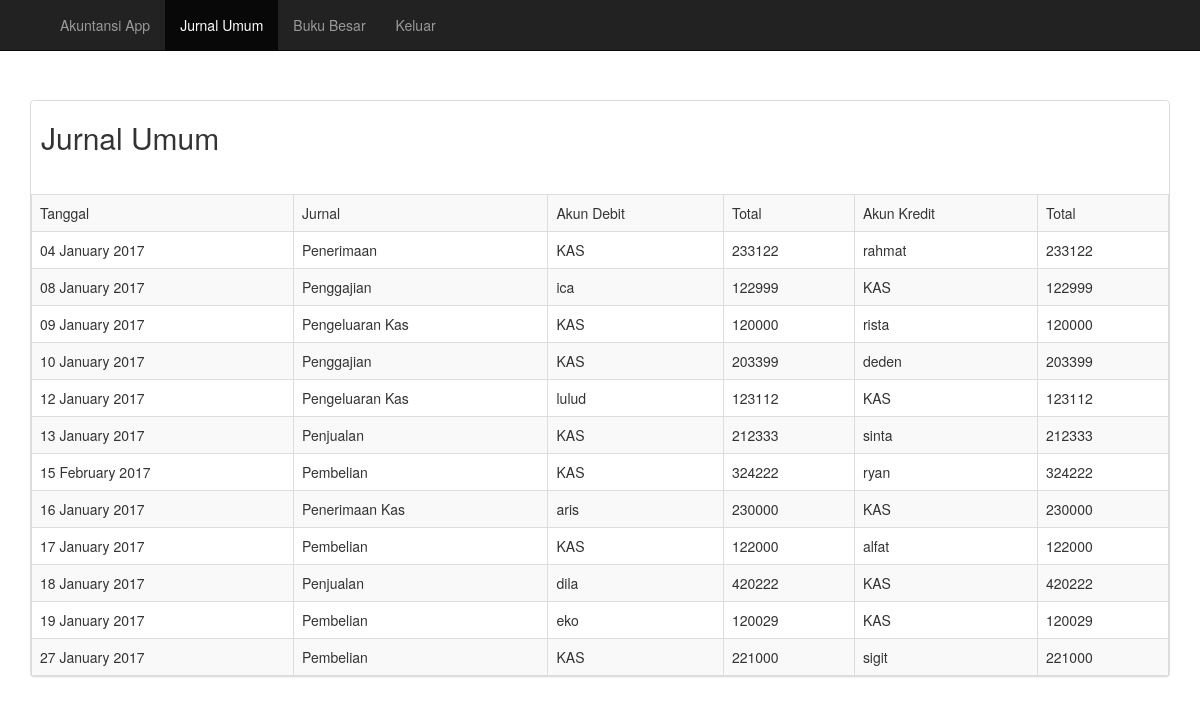
Screenshot of /manager/jurnalUmum.php (signed in) with the database file from the repository.
### tables this page shows
CREATE TABLE `jurnalumum` (
  `id` int(11) NOT NULL,
  `tgl_pembelian` varchar(20) NOT NULL,
  `jurnal` varchar(20) NOT NULL,
  `akun_debit` varchar(20) NOT NULL,
  `total_debit` int(10) NOT NULL,
  `akun_kredit` varchar(20) NOT NULL,
  `total_kredit` int(10) NOT NULL
);

### manager/jurnalUmum.php (the view, shortened to what this page needs)
<?php
    include "../koneksi.php";
    if (@$_SESSION['manager']) {
 ?>
<!DOCTYPE html>
<html>
<head>
    <link rel="stylesheet" href="../bootstrap/css/bootstrap.min.css">
    <link rel="stylesheet" href="../css/bootstrap-datetimepicker.min.css">
</head>
<body>
    <div class="navbar navbar-inverse navbar-fixed-top" role="navigation">
    <div class="container">
            <div class="navbar-collapse collapse">
                <ul class="nav navbar-nav">
                    <li class="dropdown">
                        <a href="index.php" class="dropdown" data-toggle="dropdown">Akuntansi App</a>
                    </li>
                    <li class="active">
                        <a href="jurnalUmum.php" class="dropdown-toggle">Jurnal Umum </a>
                    </li>
                    <li class="">
                        <a href="bukuBesar.php" class="dropdown-toggle">Buku Besar </a>
                    </li>
                    <li class="">
                        <a href="../logout.php" class="dropdown-toggle">Keluar </a>
                    </li>
                </ul>
            </div>
    </div>
</div>
<div class="container">
<div class="panel panel-default" style="margin-top: 100px">
    <div class="row" style="padding-bottom: 30px; padding-left: 10px; ">
        <div class="col-md-8">
                <h2>Jurnal Umum</h2>
        </div>
    </div>
    <table class = "table table-bordered table-striped">
        <tr>
        <td>Tanggal</td>
        <td>Jurnal</td>
        <td>Akun Debit</td>
        <td>Total</td>
        <td>Akun Kredit</td>
        <td>Total</td>
        </tr>
        <?php
        $sql = mysqli_query($koneksi, "SELECT * FROM jurnalumum ORDER BY tgl_pembelian ASC") or die(mysqli_error());
        while ($data = mysqli_fetch_array($sql)){
            echo "
                    <tr>
                    <td>$data[tgl_pembelian]</td>
                    <td>$data[jurnal]</td>
                    <td>$data[akun_debit]</td>
                    <td>$data[total_debit]</td>
                    <td>$data[akun_kredit]</td>
                    <td>$data[total_kredit]</td>
                    </tr>";
                    };
                    ?>
                    </table>
                    </div>
                </div>
</body>
</html>
<?php
}else{
        header("location:../index.php");
}
?>

### rows the page displays
jurnalumum: tgl_pembelian "04 January 2017", jurnal "Penerimaan", akun_debit "KAS", total_debit "233122", akun_kredit "rahmat", total_kredit "233122"
jurnalumum: tgl_pembelian "08 January 2017", jurnal "Penggajian", akun_debit "ica", total_debit "122999", akun_kredit "KAS", total_kredit "122999"
jurnalumum: tgl_pembelian "09 January 2017", jurnal "Pengeluaran Kas", akun_debit "KAS", total_debit "120000", akun_kredit "rista", total_kredit "120000"
jurnalumum: tgl_pembelian "10 January 2017", jurnal "Penggajian", akun_debit "KAS", total_debit "203399", akun_kredit "deden", total_kredit "203399"
jurnalumum: tgl_pembelian "12 January 2017", jurnal "Pengeluaran Kas", akun_debit "lulud", total_debit "123112", akun_kredit "KAS", total_kredit "123112"
jurnalumum: tgl_pembelian "13 January 2017", jurnal "Penjualan", akun_debit "KAS", total_debit "212333", akun_kredit "sinta", total_kredit "212333"
jurnalumum: tgl_pembelian "15 February 2017", jurnal "Pembelian", akun_debit "KAS", total_debit "324222", akun_kredit "ryan", total_kredit "324222"
jurnalumum: tgl_pembelian "16 January 2017", jurnal "Penerimaan Kas", akun_debit "aris", total_debit "230000", akun_kredit "KAS", total_kredit "230000"
jurnalumum: tgl_pembelian "17 January 2017", jurnal "Pembelian", akun_debit "KAS", total_debit "122000", akun_kredit "alfat", total_kredit "122000"
jurnalumum: tgl_pembelian "18 January 2017", jurnal "Penjualan", akun_debit "dila", total_debit "420222", akun_kredit "KAS", total_kredit "420222"
jurnalumum: tgl_pembelian "19 January 2017", jurnal "Pembelian", akun_debit "eko", total_debit "120029", akun_kredit "KAS", total_kredit "120029"
jurnalumum: tgl_pembelian "27 January 2017", jurnal "Pembelian", akun_debit "KAS", total_debit "221000", akun_kredit "sigit", total_kredit "221000"
